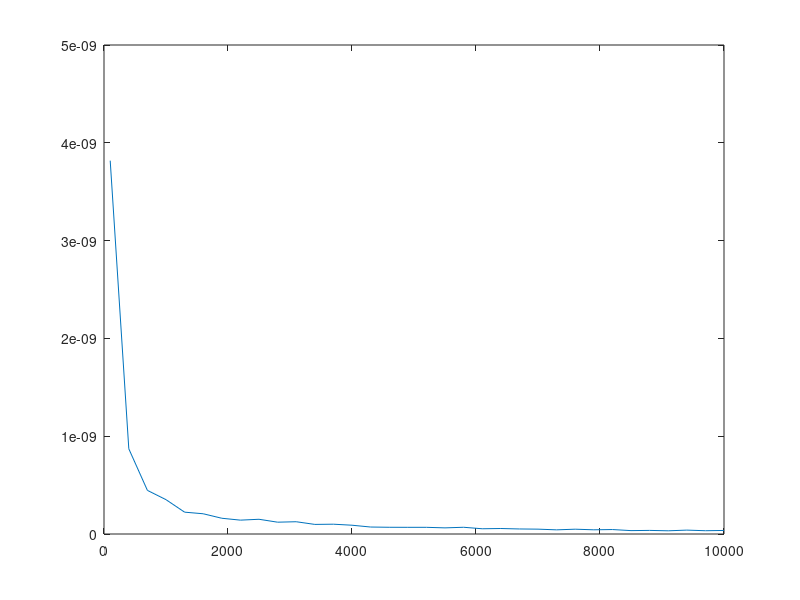
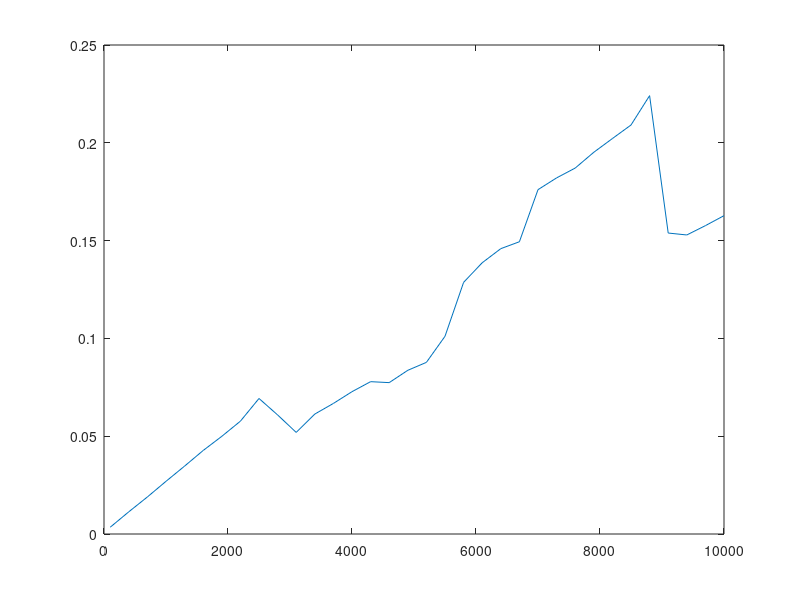

These charts were generated, in order, by the following MATLAB code:
clear all
clc

N=1000;
u=rand(1,1000);
pi_k=(u/sum(u(:)))';

for ii=1:N
 
    u=rand(1,N);
    A(ii,:)=u/sum(u(:));
 
end
tic
pi_k_1=A'*pi_k;
toc

pi_k_1_est=zeros(N,10000-100+1);

ii=1;
for M=100:300:10000
    tic;
    for j=1:M
        u=rand;
        i(j)=sum(u>cumsum(pi_k))+1;
    end
    
    for j=1:M
        pi_k_1_est(:,ii)=A(i(j),:)'+pi_k_1_est(:,ii);
    end
    pi_k_1_est(:,ii)=pi_k_1_est(:,ii)/M;
    t1=toc;
    var(ii)=((pi_k_1_est(:,ii)-pi_k_1)'*(pi_k_1_est(:,ii)-pi_k_1))/N;
    t(ii)=t1;
    ii=ii+1;
end
figure(1),plot(100:300:10000,var)
figure(2),plot(100:300:10000,t)
